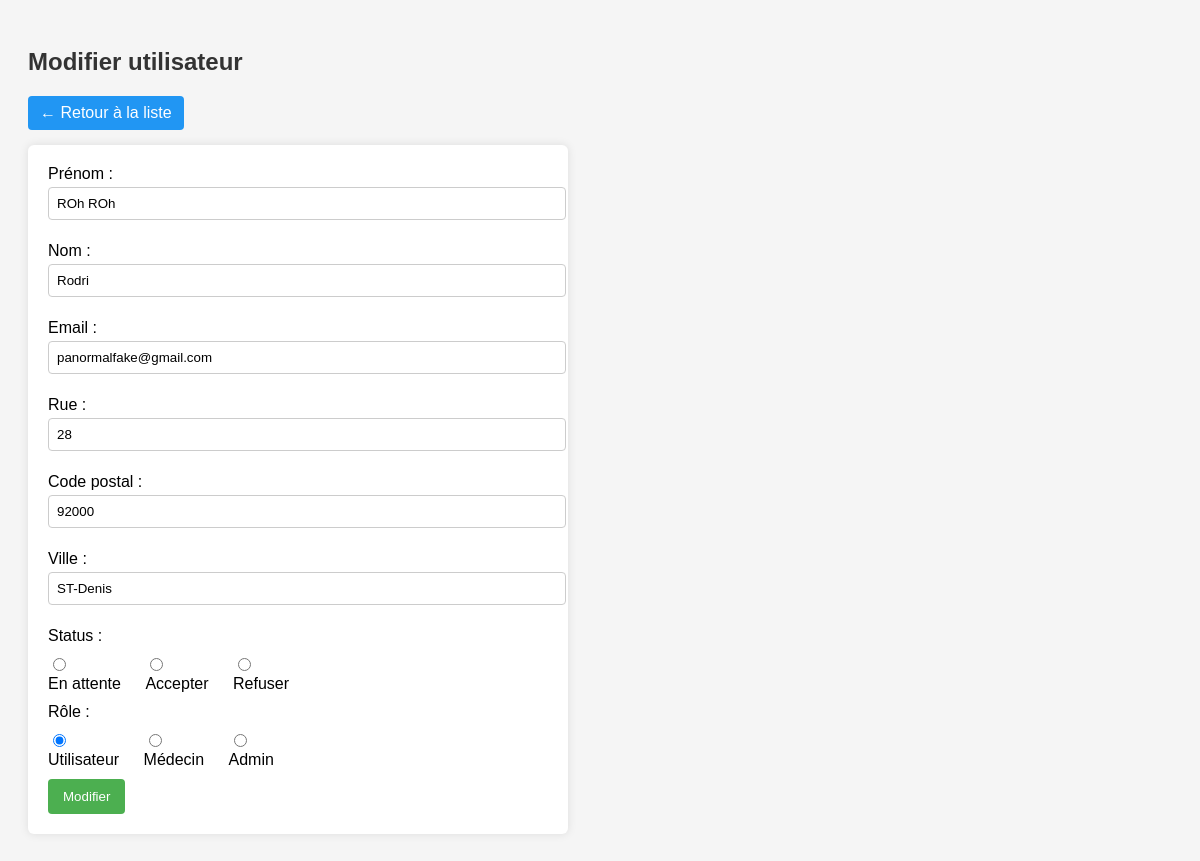
/src/vue/ModifierUtilisateur.php?email=panormalfake@gmail.com (signed in), run on the app's committed database.
### tables this page shows
CREATE TABLE IF NOT EXISTS `utilisateur` (
  `id_utilisateur` int NOT NULL AUTO_INCREMENT,
  `nom` varchar(50) NOT NULL,
  `prenom` varchar(50) NOT NULL,
  `email` varchar(50) NOT NULL,
  `rue` varchar(50) NOT NULL,
  `cd` int NOT NULL,
  `ville` varchar(50) NOT NULL,
  `mdp` varchar(255) NOT NULL,
  `role` enum('admin','user','medecin','attente de confirmation','entreprise') DEFAULT 'attente de confirmation',
  `status` enum('Attente','accepter','refuser') DEFAULT 'Attente',
  `reset_token` varchar(255) DEFAULT NULL,
  `reset_expires` datetime DEFAULT NULL,
  PRIMARY KEY (`id_utilisateur`),
  UNIQUE KEY `email` (`email`)
);

### src/repository/UtilisateurRepository.php (called while the page is built, shortened)
<?php
require_once __DIR__ . '/../modele/Utilisateur.php';
class UtilisateurRepository
{
    private $bdd;
    public function __construct(\PDO $bdd) {
        $this->bdd = $bdd;
    }
    public function getUtilisateurParMail($email)
    {
        $stmt = $this->bdd->prepare('SELECT * FROM utilisateur WHERE email = :email');
        $stmt->bindValue(':email', $email);
        $stmt->execute();
        $userData = $stmt->fetch(PDO::FETCH_ASSOC);
        if ($userData) {
            $utilisateur = new Utilisateur();
            $utilisateur->setIdUtilisateur($userData['id_utilisateur']);
            $utilisateur->setPrenom($userData['prenom']);
            $utilisateur->setNom($userData['nom']);
            $utilisateur->setEmail($userData['email']);
            $utilisateur->setMdp($userData['mdp']);
            $utilisateur->setRole($userData['role'] ?? 'user');
            $utilisateur->setRue($userData['rue']);
            $utilisateur->setCd($userData['cd']);
            $utilisateur->setVille($userData['ville']);
            return $utilisateur;
        }
        return null;
    }
}
?>

### src/modele/Utilisateur.php (called while the page is built, shortened)
<?php
class Utilisateur {
    private $prenom;
    private $nom;
    private $email;
    private $role;
    private $rue;
    private $cd;
    private $ville;
    private $status;
    public function __construct($id_utilisateur = null, $prenom = null, $nom = null, $email = null, $mdp = null, $role = null, $rue = null, $cd = null, $ville = null, $status = null) {
        $this->prenom = $prenom;
        $this->nom = $nom;
        $this->email = $email;
        $this->role = $role;
        $this->rue = $rue;
        $this->cd = $cd;
        $this->ville = $ville;
        $this->status = $status;
    }
    public function getPrenom() {
        return $this->prenom;
    }
    public function getNom() {
        return $this->nom;
    }
    public function getEmail() {
        return $this->email;
    }
    public function getRole() {
        return $this->role;
    }
    public function getRue() {
        return $this->rue;
    }
    public function getCd() {
        return $this->cd;
    }
    public function getVille() {
        return $this->ville;
    }
    public function getStatus(): ?string
    {
        return $this->status;
    }
    public function setPrenom($prenom) {
        $this->prenom = $prenom;
    }
    public function setNom($nom) {
        $this->nom = $nom;
    }
    public function setEmail($email) {
        $this->email = $email;
    }
    public function setRole($role) {
        $this->role = $role;
    }
    public function setRue($rue) {
        $this->rue = $rue;
    }
    public function setCd($cd) {
        $this->cd = $cd;
    }
    public function setVille($ville) {
        $this->ville = $ville;
    }
}
?>

### src/vue/ModifierUtilisateur.php (the view, shortened to what this page needs)
<?php
require_once __DIR__ . '/../repository/UtilisateurRepository.php';
$database = new Bdd();
$bdd = $database->getBdd();
$repo = new UtilisateurRepository($bdd);
$email = $_GET['email'];
$utilisateur = $repo->getUtilisateurParMail($email);
?>
<!DOCTYPE html>
<html lang="fr">
<head>
</head>
<body>
<h2>Modifier utilisateur</h2>
<a class="back-btn" href="admin.php">&larr; Retour à la liste</a>
<form method="post">
    <label>Prénom :
        <input type="text" name="prenom" value="<?= htmlspecialchars($utilisateur->getPrenom()) ?>">
    </label>
    <label>Nom :
        <input type="text" name="nom" value="<?= htmlspecialchars($utilisateur->getNom()) ?>">
    </label>
    <label>Email :
        <input type="email" name="email" value="<?= htmlspecialchars($utilisateur->getEmail()) ?>">
    </label>
    <label>Rue :
        <input type="text" name="rue" value="<?= htmlspecialchars($utilisateur->getRue()) ?>">
    </label>
    <label>Code postal :
        <input type="text" name="cd" value="<?= htmlspecialchars($utilisateur->getCd()) ?>">
    </label>
    <label>Ville :
        <input type="text" name="ville" value="<?= htmlspecialchars($utilisateur->getVille()) ?>">
    </label>
    <label>Status :</label>
    <div class="checkbox-group">
        <div style="display: inline-block; margin-right: 20px;">
            <input type="radio" id="status_attente" name="status" value="Attente" <?= $utilisateur->getStatus() === 'Attente' ? 'checked' : '' ?> required>
            <label for="status_attente">En attente</label>
        </div>
        <div style="display: inline-block; margin-right: 20px;">
            <input type="radio" id="status_accepter" name="status" value="accepter" <?= $utilisateur->getStatus() === 'accepter' ? 'checked' : '' ?>>
            <label for="status_accepter">Accepter</label>
        </div>
        <div style="display: inline-block;">
            <input type="radio" id="status_refuser" name="status" value="refuser" <?= $utilisateur->getStatus() === 'refuser' ? 'checked' : '' ?>>
            <label for="status_refuser">Refuser</label>
        </div>
    </div>
    <label>Rôle :</label>
    <div class="checkbox-group">
        <div style="display: inline-block; margin-right: 20px;">
            <input type="radio" id="role_user" name="role" value="user" <?= $utilisateur->getRole() === 'user' ? 'checked' : '' ?> required>
            <label for="role_user">Utilisateur</label>
        </div>
        <div style="display: inline-block; margin-right: 20px;">
            <input type="radio" id="role_medecin" name="role" value="medecin" <?= $utilisateur->getRole() === 'medecin' ? 'checked' : '' ?>>
            <label for="role_medecin">Médecin</label>
        </div>
        <div style="display: inline-block;">
            <input type="radio" id="role_admin" name="role" value="admin" <?= $utilisateur->getRole() === 'admin' ? 'checked' : '' ?>>
            <label for="role_admin">Admin</label>
        </div>
    </div>
    <button type="submit">Modifier</button>
</form>
</body>
</html>

### src/vue/ModifierUtilisateur.php (style rules this page uses)
body { font-family: Arial, sans-serif; background-color: #f5f5f5; padding: 20px; }
h2 { color: #333; }
form { background-color: #fff; padding: 20px; border-radius: 6px; max-width: 500px; box-shadow: 0 0 10px rgba(0,0,0,0.1); }
label { display: block; margin-bottom: 10px; }
input[type="text"], input[type="email"] { width: 100%; padding: 8px; margin-top: 4px; margin-bottom: 12px; border: 1px solid #ccc; border-radius: 4px; }
button { background-color: #4CAF50; color: white; padding: 10px 15px; border: none; border-radius: 4px; cursor: pointer; }
.back-btn { display: inline-block; margin-bottom: 15px; padding: 8px 12px; background-color: #2196F3; color: white; text-decoration: none; border-radius: 4px; }

### data on the page
utilisateur: prenom "ROh ROh", nom "Rodri", email "panormalfake@gmail.com", rue "28", cd "92000", ville "ST-Denis", role "☑ Utilisateur", role "☐ Médecin", role "☐ Admin"
